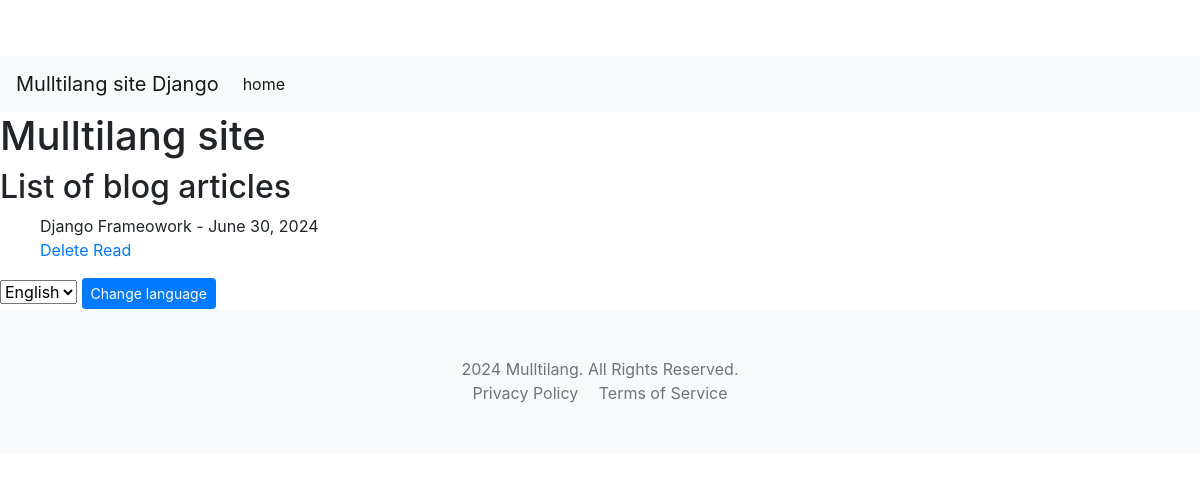
The app's page /en/, older data.
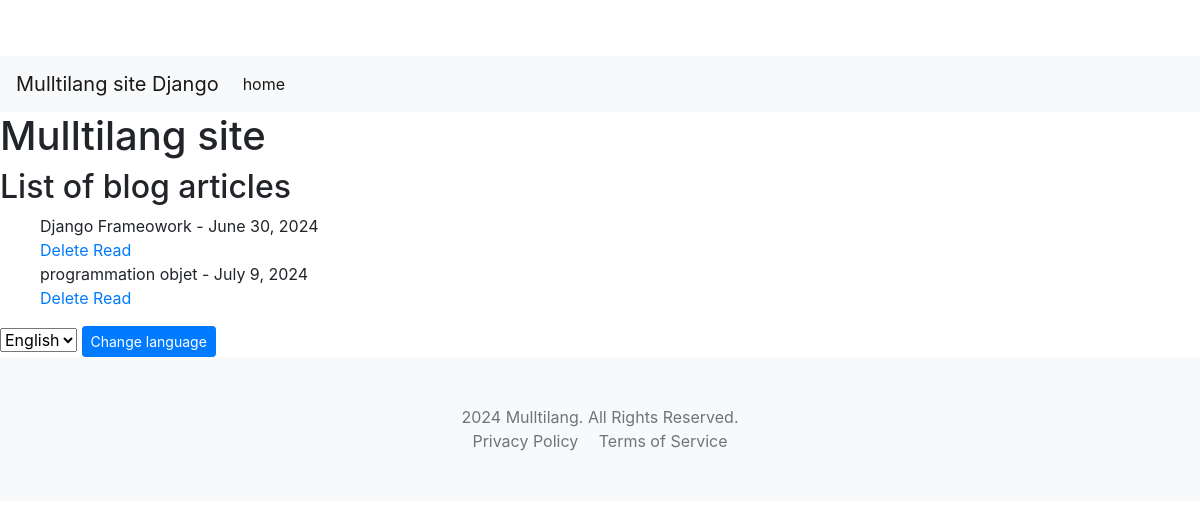
The same page, newer data.
### main/models.py (models this page shows, shortened)
class Article(models.Model):
    title = models.CharField(max_length=100)
    content = models.TextField()
    publication_date = models.DateField()

### main/views.py (the view)
# urls.py: path('', views.article_list, name='article_list'),  # List of articles
def article_list(request):
    articles = Article.objects.all()
    return render(request, 'main/article_list.html', {'articles': articles})

### main/templates/main/article_list.html (shortened to what this page needs)
{% load static %}
{% load i18n %}
<!DOCTYPE html>
<html lang="fr">
</html>
<head>
    <link href="https://stackpath.bootstrapcdn.com/bootstrap/4.3.1/css/bootstrap.min.css" rel="stylesheet">
</head>
<body>
    <nav class="navbar navbar-expand-lg navbar-light bg-light">
        <a class="navbar-brand" href="#">Mulltilang site Django</a>
        <div class="collapse navbar-collapse" id="navbarNav">
            <ul class="navbar-nav">
                <li class="nav-item active">
                    <a class="nav-link" href="#">{%trans "home" %} <span class="sr-only">(current)</span></a>
                </li>
            </ul>
        </div>
    </nav>
    <h1>{% trans "Mulltilang site" %}</h1>
    <h2>{% trans "List of blog articles" %}</h2>
    <ul>
        {% for article in articles %}
        <li>{{ article.title }} - {{ article.publication_date }}</li>
        <a href="{% url 'delete_article' article.id %}">{% trans "Delete" %}</a>
        <a href="{% url 'article_detail' article.id %}"> {% trans "Read" %}</a>
        {% empty %}
        <li>{% trans "No articles found." %}</li>
        {% endfor %}
    </ul>
    <form action="{% url 'set_language' %}" method="post">
        <select name="language">
            <option value="en">{% trans "English" %}</option>
        </select>
        <button type="submit" class="btn btn-primary btn-sm">{% trans "Change language" %}</button>
    </form>
    <footer class="py-5 bg-light">
        <div class="container">
            <p class="m-0 text-center text-muted">{% trans "2024 Mulltilang. All Rights Reserved." %}</p>
            <div class="text-center">
                <a href="#" class="text-muted mx-2">{% trans "Privacy Policy" %}</a>
                <a href="#" class="text-muted mx-2">{% trans "Terms of Service" %}</a>
            </div>
        </div>
    </footer>
</body>
</html>

Row changes from the older to the newer data that the page shows:
added Article: title "programmation objet", publication_date "July 9, 2024"
